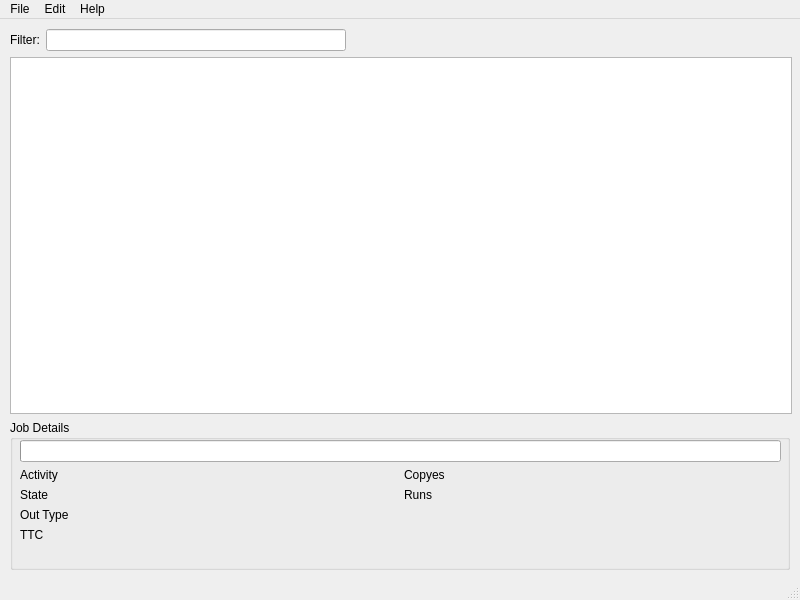
<?xml version="1.0" encoding="UTF-8"?>
<ui version="4.0">
 <class>MainWindow</class>
 <widget class="QMainWindow" name="MainWindow">
  <property name="geometry">
   <rect>
    <x>0</x>
    <y>0</y>
    <width>800</width>
    <height>600</height>
   </rect>
  </property>
  <property name="sizePolicy">
   <sizepolicy hsizetype="Fixed" vsizetype="Fixed">
    <horstretch>0</horstretch>
    <verstretch>0</verstretch>
   </sizepolicy>
  </property>
  <property name="minimumSize">
   <size>
    <width>800</width>
    <height>600</height>
   </size>
  </property>
  <property name="maximumSize">
   <size>
    <width>800</width>
    <height>600</height>
   </size>
  </property>
  <property name="windowTitle">
   <string>EVE Industrial Watcher</string>
  </property>
  <widget class="QWidget" name="centralwidget">
   <widget class="QWidget" name="verticalLayoutWidget">
    <property name="geometry">
     <rect>
      <x>10</x>
      <y>10</y>
      <width>782</width>
      <height>541</height>
     </rect>
    </property>
    <layout class="QVBoxLayout" name="verticalLayout">
     <item>
      <layout class="QHBoxLayout" name="horizontalLayout">
       <item>
        <widget class="QLabel" name="filterLabel">
         <property name="maximumSize">
          <size>
           <width>150</width>
           <height>16777215</height>
          </size>
         </property>
         <property name="text">
          <string>Filter:</string>
         </property>
        </widget>
       </item>
       <item>
        <widget class="QLineEdit" name="lineEdit">
         <property name="maximumSize">
          <size>
           <width>300</width>
           <height>16777215</height>
          </size>
         </property>
        </widget>
       </item>
       <item>
        <spacer name="horizontalSpacer">
         <property name="orientation">
          <enum>Qt::Horizontal</enum>
         </property>
         <property name="sizeHint" stdset="0">
          <size>
           <width>40</width>
           <height>20</height>
          </size>
         </property>
        </spacer>
       </item>
      </layout>
     </item>
     <item>
      <widget class="QTableWidget" name="jobsTable"/>
     </item>
     <item>
      <widget class="QGroupBox" name="jobDetailsBox">
       <property name="sizePolicy">
        <sizepolicy hsizetype="Fixed" vsizetype="Fixed">
         <horstretch>0</horstretch>
         <verstretch>0</verstretch>
        </sizepolicy>
       </property>
       <property name="minimumSize">
        <size>
         <width>780</width>
         <height>150</height>
        </size>
       </property>
       <property name="maximumSize">
        <size>
         <width>780</width>
         <height>150</height>
        </size>
       </property>
       <property name="title">
        <string>Job Details</string>
       </property>
       <widget class="QWidget" name="verticalLayoutWidget_2">
        <property name="geometry">
         <rect>
          <x>10</x>
          <y>20</y>
          <width>761</width>
          <height>121</height>
         </rect>
        </property>
        <layout class="QVBoxLayout" name="verticalLayout_2">
         <property name="sizeConstraint">
          <enum>QLayout::SetMaximumSize</enum>
         </property>
         <item>
          <widget class="QProgressBar" name="progressBar">
           <property name="layoutDirection">
            <enum>Qt::LeftToRight</enum>
           </property>
           <property name="value">
            <number>0</number>
           </property>
           <property name="textVisible">
            <bool>false</bool>
           </property>
           <property name="invertedAppearance">
            <bool>false</bool>
           </property>
           <property name="textDirection">
            <enum>QProgressBar::TopToBottom</enum>
           </property>
          </widget>
         </item>
         <item>
          <layout class="QHBoxLayout" name="horizontalLayout_2">
           <item>
            <layout class="QFormLayout" name="formLayout">
             <property name="fieldGrowthPolicy">
              <enum>QFormLayout::AllNonFixedFieldsGrow</enum>
             </property>
             <item row="0" column="0">
              <widget class="QLabel" name="activityLabel">
               <property name="text">
                <string>Activity</string>
               </property>
              </widget>
             </item>
             <item row="0" column="1">
              <widget class="QLabel" name="activityDisplay">
               <property name="text">
                <string/>
               </property>
              </widget>
             </item>
             <item row="1" column="0">
              <widget class="QLabel" name="stateLabel">
               <property name="text">
                <string>State</string>
               </property>
              </widget>
             </item>
             <item row="1" column="1">
              <widget class="QLabel" name="stateDisplay">
               <property name="text">
                <string/>
               </property>
              </widget>
             </item>
             <item row="2" column="0">
              <widget class="QLabel" name="outTypeLabel">
               <property name="text">
                <string>Out Type</string>
               </property>
              </widget>
             </item>
             <item row="2" column="1">
              <widget class="QLabel" name="outTypeDisplay">
               <property name="text">
                <string/>
               </property>
              </widget>
             </item>
             <item row="3" column="0">
              <widget class="QLabel" name="ttcLabel">
               <property name="text">
                <string>TTC</string>
               </property>
              </widget>
             </item>
             <item row="3" column="1">
              <widget class="QLabel" name="ttcDisplay">
               <property name="text">
                <string/>
               </property>
              </widget>
             </item>
            </layout>
           </item>
           <item>
            <layout class="QFormLayout" name="formLayout_2">
             <item row="0" column="0">
              <widget class="QLabel" name="copyesLabel">
               <property name="text">
                <string>Copyes</string>
               </property>
              </widget>
             </item>
             <item row="1" column="0">
              <widget class="QLabel" name="runsLabel">
               <property name="text">
                <string>Runs</string>
               </property>
              </widget>
             </item>
             <item row="0" column="1">
              <widget class="QLabel" name="copyesDisplay">
               <property name="text">
                <string/>
               </property>
              </widget>
             </item>
             <item row="1" column="1">
              <widget class="QLabel" name="runsDisplay">
               <property name="text">
                <string/>
               </property>
              </widget>
             </item>
            </layout>
           </item>
          </layout>
         </item>
        </layout>
       </widget>
      </widget>
     </item>
    </layout>
   </widget>
  </widget>
  <widget class="QMenuBar" name="menubar">
   <property name="geometry">
    <rect>
     <x>0</x>
     <y>0</y>
     <width>800</width>
     <height>21</height>
    </rect>
   </property>
   <widget class="QMenu" name="menuFile">
    <property name="title">
     <string>File</string>
    </property>
    <addaction name="actionExport"/>
    <addaction name="separator"/>
    <addaction name="actionQuit"/>
   </widget>
   <widget class="QMenu" name="menuEdit">
    <property name="title">
     <string>Edit</string>
    </property>
    <addaction name="actionCopy"/>
    <addaction name="actionPreferences"/>
   </widget>
   <widget class="QMenu" name="menuHelp">
    <property name="title">
     <string>Help</string>
    </property>
    <addaction name="actionHelp"/>
   </widget>
   <addaction name="menuFile"/>
   <addaction name="menuEdit"/>
   <addaction name="menuHelp"/>
  </widget>
  <widget class="QStatusBar" name="statusbar"/>
  <action name="actionExport">
   <property name="text">
    <string>Export...</string>
   </property>
  </action>
  <action name="actionQuit">
   <property name="text">
    <string>Quit</string>
   </property>
  </action>
  <action name="actionCopy">
   <property name="text">
    <string>Copy</string>
   </property>
  </action>
  <action name="actionPreferences">
   <property name="text">
    <string>Preferences</string>
   </property>
  </action>
  <action name="actionHelp">
   <property name="text">
    <string>About</string>
   </property>
  </action>
 </widget>
 <resources/>
 <connections/>
</ui>
